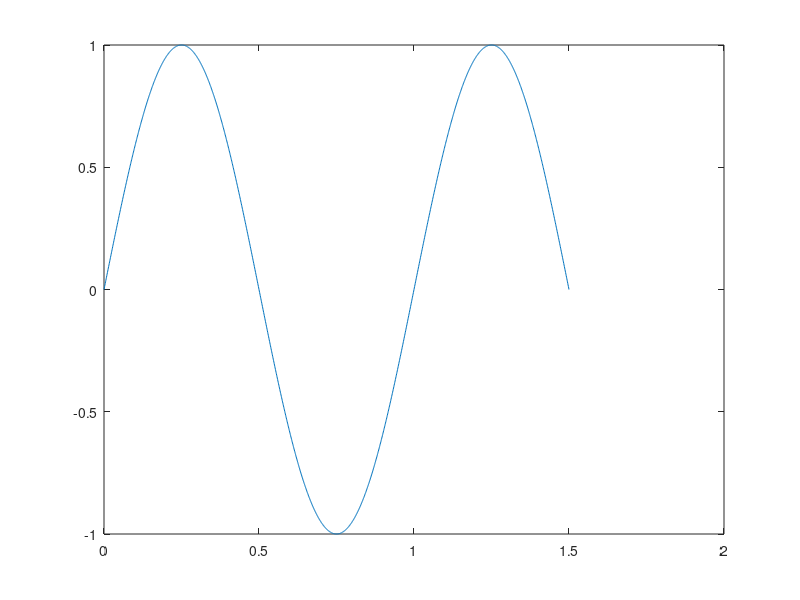
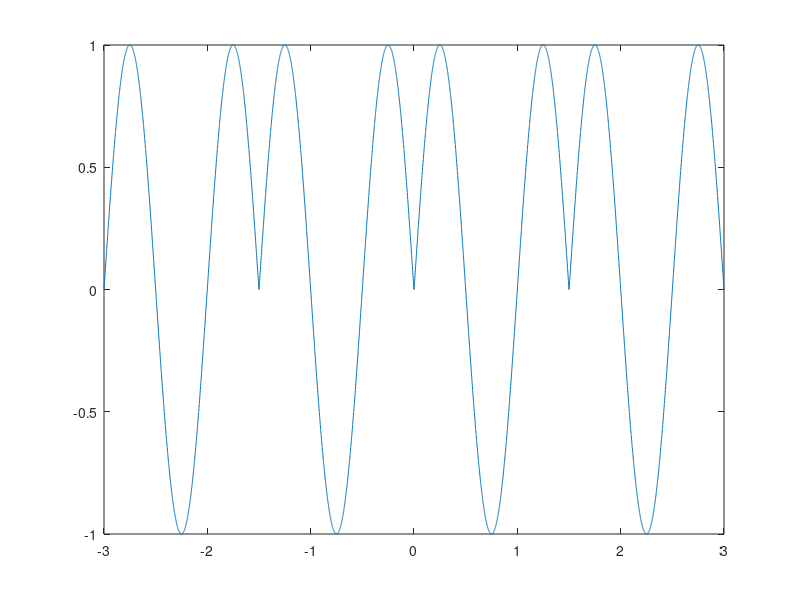
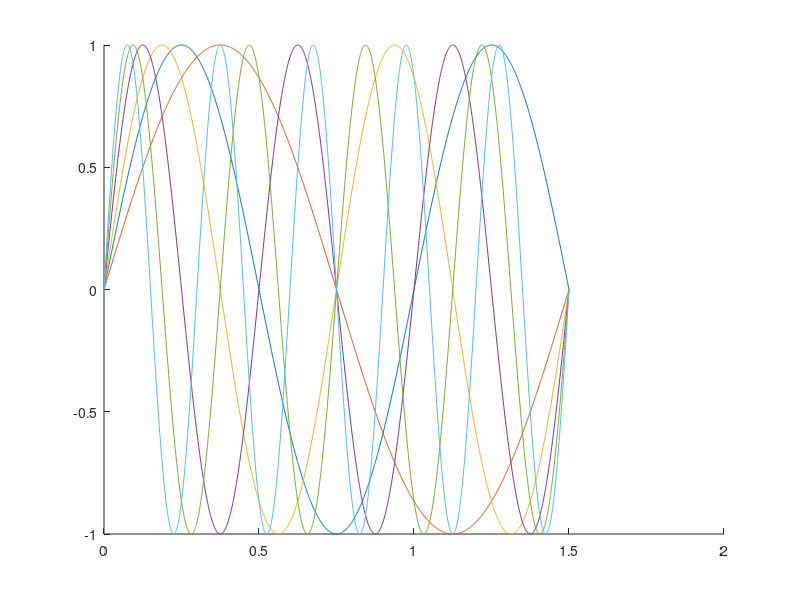
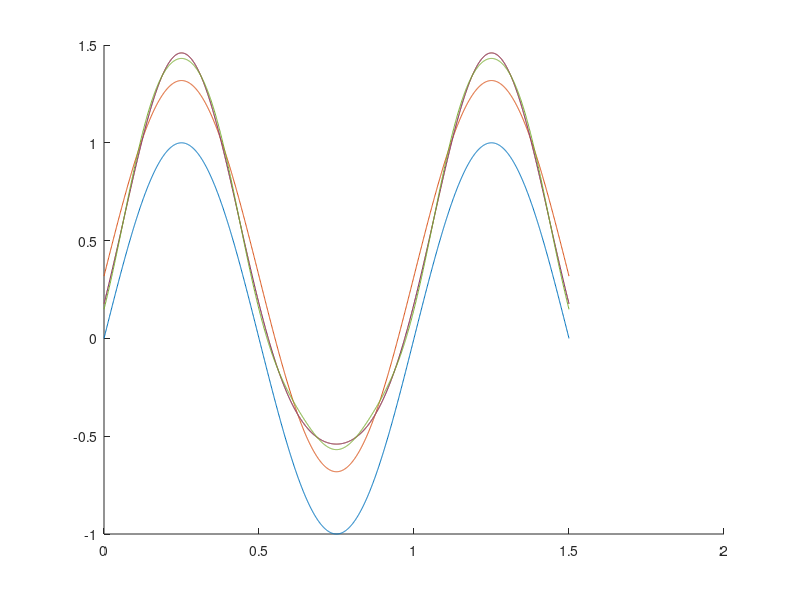

Here is the MATLAB script that generated these plots, in order: (Note: this script raises an error after producing the figures.)
%% 1. Plot Bob's recorded signa from t=0 to t=1.5s 

t = 0:0.001:1.5;
dt = t(2)-t(1);
s = sin(2*pi*t); 
figure(1),plot(t,s) 
%% 2. Periodic signal Bob 
t = linspace (-3,3,6004); %% same size as t in p 1
dt = t(2) - t(1);
S_bob = repmat(s, [1,4]) %% function is repeated 4 times in increments of 1.5 which is the period 
figure(2);plot(t,S_bob)

%% 3 Discrete angular frequencies (Bob) 

t = 0:0.001:1.5 
s; 
Ts = 1.5; 
figure(3);
    hold on 
    plot(t,s); 
for n = 1:5
    w_n = (n*2*pi) / Ts; 
    sb =sin(w_n*t); 
    plot(t,sb) 
end 
w_n;
%% 4 Coefficients of Bob 
t = 0:0.001:1.5; 
dt = t(2)-t(1); 
s = sin(2*pi*t); 
a0 =  sum(s) * dt; 
S_Bob = 0; 
S_Bob = S_Bob + a0;
figure(4) 
    hold on; 
    plot(t, s); 
for i = 1:4 % This variable yields both coefficents to the factor of 4 
    a(i) = sum(s.*cos(2*pi*i*t)*dt)/sum(cos(2*pi*i*t).^2*dt); 
    
    b(i) = sum(s.*sin(2*pi*i*t)*dt)/sum(sin(2*pi*i*t).^2*dt); 
    
    S_Bob = S_Bob+a(i)*cos(2*pi*i*t) + b(i)*sin(2*pi*i*t); 
    
    plot(t,S_Bob); 
end 

a
b



%% Plot Alice's continous signal 
t=[0:0.001:2];
dt= t(2)-t(1);
s= sin(2*pi*t);
figure(5), plot(t,s);
%% 6 Periodic Signal Alice 

t=linspace(-4,4,8004);
dt= t(2)-t(1);
S_alice=repmat(s, [1,4]); % the function is repeated 4 times in
% increments  of 2 which is the period
figure(6), plot(t,S_alice);
%% 7 Discrete Angular Frequencies 
t = 0:0.001:2; 
s; 
Ts = 2; 
figure(7); 
    hold on 
    plot(t,s); 
for n = 1:5
    w(n) = (n*2*pi)/Ts;
    sa = sin(w(n)*t); 
    plot(t,sa);
end 
w 
%% 8 Coefficients Alice 
t=[0:0.001:2];
dt= t(2)-t(1);
s=sin(2*pi*t);
a0=sum(s)*dt; % initial coefficient (a0)
S_Alice=0;
S_Alice=S_Alice+a0;
figure(8)
hold on;
plot (t,s);
for i= 1:8 % this yields both coeffiecients to the factor of 8
a(i)=sum(s.*cos(2*pi*i*t)*dt)/sum(cos(2*pi*i*t).^2*dt); % a
coefficients
b(i)=sum(s.*sin(2*pi*i*t)*dt)/sum(sin(2*pi*i*t).^2*dt); % b
coefficients
S_Alice=S_Alice+a(i)*cos(2*pi*i*t)+b(i)*sin(2*pi*i*t);
plot(t,S_Alice);
end
a
b


